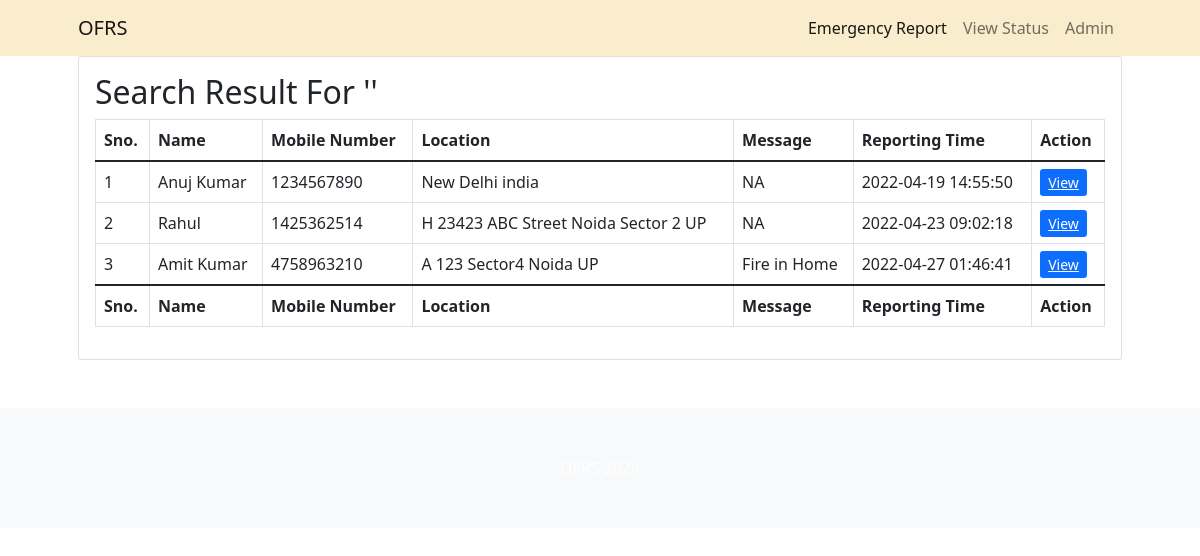
The page /search-report-result.php on the database its author committed.
### tables this page shows
CREATE TABLE `tblsite` (
  `id` int(11) NOT NULL,
  `siteTitle` varchar(255) DEFAULT NULL,
  `siteLogo` varchar(255) DEFAULT NULL
);

CREATE TABLE `tblemergencyreport` (
  `id` int(11) NOT NULL,
  `fullName` varchar(255) DEFAULT NULL,
  `mobileNumber` bigint(12) DEFAULT NULL,
  `location` mediumtext DEFAULT NULL,
  `messgae` mediumtext DEFAULT NULL,
  `assignTo` int(11) DEFAULT NULL,
  `status` varchar(120) DEFAULT NULL,
  `postingDate` timestamp NULL DEFAULT current_timestamp(),
  `assignTime` varchar(255) DEFAULT NULL,
  `assignTme` varchar(255) NOT NULL
);

### search-report-result.php (the view, shortened to what this page needs)
<?php include_once('includes/config.php');
?>
<!DOCTYPE html>
<html lang="en">
    <head>
        <link href="css/styles.css" rel="stylesheet" />
    </head>
    <body>
<?php include_once('includes/header.php') ?>
        <div class="container px-4 px-lg-5">
            <div class="row gx-4 gx-lg-5">
                <div class="col-md-12 mb-5">
                    <div class="card h-100">
                        <div class="card-body">
                 <?php
$searchdata=$_POST['serachdata'];
?>
                            <h2 class="card-title">Search Result For '<?php echo $searchdata;?>'</h2>
                  <table class="table table-bordered" id="dataTable" width="100%" cellspacing="0">
                                    <thead>
                                       <tr>
                                            <th>Sno.</th>
                                            <th>Name</th>
                                            <th>Mobile Number</th>
                                            <th>Location </th>
                                             <th>Message</th>
                                             <th>Reporting Time</th>
                                            <th>Action</th>
                                        </tr>
                                    </thead>
                                      <tfoot>
                                         <tr>
                                            <th>Sno.</th>
                                            <th>Name</th>
                                            <th>Mobile Number</th>
                                            <th>Location </th>
                                             <th>Message</th>
                                             <th>Reporting Time</th>
                                            <th>Action</th>
                                        </tr>
                                    </tfoot>
                                    <tbody>
<?php $query=mysqli_query($con,"select * from tblemergencyreport where   fullName like '%$searchdata%' || mobileNumber like '%$searchdata%' || location like '%$searchdata%'");
$cnt=1;
while($row=mysqli_fetch_array($query)){
?>
                                        <tr>
                                            <td><?php echo $cnt;?></td>
                                            <td><?php echo $row['fullName'];?></td>
                                            <td><?php echo $row['mobileNumber'];?></td>
                                            <td><?php echo $row['location'];?></td>
                                            <td><?php echo $row['messgae'];?></td>
                                            <td><?php echo $row['postingDate'];?></td>
                                            <td>
                                <a href="details.php?requestid=<?php echo $row['id'];?>" class="btn-sm btn-primary">View</a>
                              </td>
                                        </tr>
                               <?php $cnt++;
                           } ?>
                                    </tbody>
                                </table>
</div>
                    </div>
                </div>
            </div>
        </div>
<?php include_once('includes/footer.php') ?>
    </body>
</html>

### includes/header.php (shortened to what this page needs)
                <?php $query=mysqli_query($con,"select * from tblsite");
while($row=mysqli_fetch_array($query)){
$wtitle=$row['siteTitle'];
}  ?>
        <nav class="navbar navbar-expand-lg navbar-light" style="background-color: #faedcd;">
            <div class="container px-5">
                <a class="navbar-brand" href="index.php">   <?php echo $wtitle;?></a>
                <div class="collapse navbar-collapse" id="navbarSupportedContent">
                    <ul class="navbar-nav ms-auto mb-2 mb-lg-0">
                        <li class="nav-item"><a class="nav-link active" aria-current="page" href="index.php
                            ">Emergency Report</a></li>
                        <li class="nav-item"><a class="nav-link" href="search.php">View Status</a></li>
                        <li class="nav-item"><a class="nav-link" href="admin/">Admin</a></li>
                    </ul>
                </div>
            </div>
        </nav>

### rows shown on the page
tblsite: siteTitle "OFRS"
tblemergencyreport: fullName "Anuj Kumar", mobileNumber "1234567890", location "New Delhi india", messgae "NA", postingDate "2022-04-19 14:55:50"
tblemergencyreport: fullName "Rahul", mobileNumber "1425362514", location "H 23423 ABC Street Noida Sector 2 UP", messgae "NA", postingDate "2022-04-23 09:02:18"
tblemergencyreport: fullName "Amit Kumar", mobileNumber "4758963210", location "A 123 Sector4 Noida UP", messgae "Fire in Home", postingDate "2022-04-27 01:46:41"
